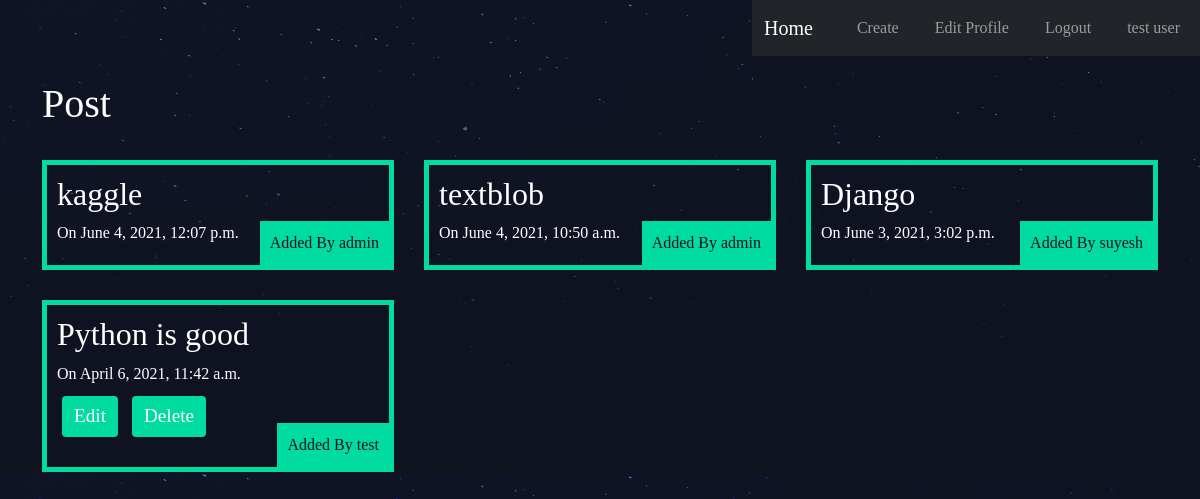
Screenshot of / (signed in) with the database file from the repository.
### main/models.py (models this page shows, shortened)
class Post(models.Model):
    title = models.CharField(max_length=255)
    slug = models.SlugField(max_length=250, null=True, blank=True)
    website_url = models.URLField(max_length=250)
    date = models.DateTimeField(auto_now_add=True)
    author = models.ForeignKey(User, on_delete=models.CASCADE)

### main/views.py (the view)
# urls.py: path('', HomeView.as_view(), name="home"),
class HomeView(ListView):
    model = Post
    template_name = 'home.html'
    ordering = ['-date']

### main/templates/home.html
{% extends 'base.html' %}
{% block content %}
<h1>Post</h1>
<br>
<div class="articles">
    {% for post in object_list %}
    <div class="article">
    <h2><a href="{% url 'Selected-Website' post.slug post.pk %}"> {{ post.title }} </a> </h2>
    On {{ post.date }} <br>
        {% if user.is_authenticated %}
            {% if user.id == post.author.id %}
                <button type="button" class="btn btn-outline-info home-button">
                <a href="{% url 'Update-Website' post.slug post.pk %}">Edit</a>
                </button>
                <button type="button" class="btn btn-outline-info home-button">
                <a href="{% url 'Delete-Website' post.slug post.pk %}">Delete</a>
                </button>
            {% endif %}
    {% endif %}
    <p class="author">Added By {{ post.author }}</p>
    </div>
{% endfor %}
</div>
{% endblock %}

### main/templates/base.html (shortened to what this page needs)
<!doctype html>
<html lang="en">
  <head>
    <link href="https://cdn.jsdelivr.net/npm/bootstrap@5.0.0-beta3/dist/css/bootstrap.min.css" rel="stylesheet">
    {% load static %}
    <link rel="stylesheet" type="text/css" href="{% static 'main/style.css' %}">
  </head>
  <body>
    <nav class="navbar navbar-expand-lg navbar-dark bg-dark">
  <div class="container-fluid">
    <a class="navbar-brand" href="{% url 'home' %}">Home</a>
    <div class="collapse navbar-collapse" id="navbarNav">
      <ul class="navbar-nav">
          {% if user.is_authenticated %}
          <li class="nav-item">
          <a class="nav-link" aria-current="page" href="{% url 'Add-Website' %}">Create</a>
          </li>
          <li class="nav-item">
          <a class="nav-link" href="{% url 'Edit-Profile' %}">Edit Profile</a>
          </li>
          <li class="nav-item">
          <a class="nav-link" href="{% url 'logout' %}">Logout</a>
          </li>
          {% endif %}
      </ul>
      <ul class="navbar-nav ms-auto">
        {% if user.is_authenticated %}
            <li class="nav-item">
                <a class="nav-link" href="{% url 'Edit-Profile' %}">
                    {{ user.first_name }}
                    {{ user.last_name }}
                </a>
            </li>
        {% endif %}
      </ul>
    </div>
  </div>
</nav>
    <br>
    <div class="container">
        {% block content %}
        {% endblock %}
    </div>
  </body>
</html>

### main/static/main/style.css (style rules this page uses)
body { background-color: #0f121f; background-image: url(stars.png); background-repeat-y: no-repeat; color: #fff; }
body * { font-family: Ubuntu; }
a, a:hover, a:visited { color: #fff; text-decoration: none; }
nav { justify-self: end; }
nav li { display: inline-block; margin-left: 20px; }
.articles { display: grid; grid-template-columns: 1fr 1fr 1fr; grid-gap: 30px; }
.article { padding: 10px; border: 5px solid #00dba0; position: relative; padding-bottom: 20px; }
.article .author { padding: 10px; background: #00dba0; position: absolute; right: 0; bottom: 0; margin: 0; color: #0f121f; }
.home-button { background: #00dba0; border: 0; color: #ffffff; font-size: 1.2em; border-radius: 4px; margin: 10px 5px; }

### rows the page displays
Post: title "kaggle", date "June 4, 2021, 12:07 p.m.", author "admin"
Post: title "textblob", date "June 4, 2021, 10:50 a.m.", author "admin"
Post: title "Django", date "June 3, 2021, 3:02 p.m.", author "suyesh"
Post: title "Python is good", date "April 6, 2021, 11:42 a.m.", shows "Edit", author "test"

### other values shown
{{ user.first_name }} "test"
{{ user.last_name }} "user"
